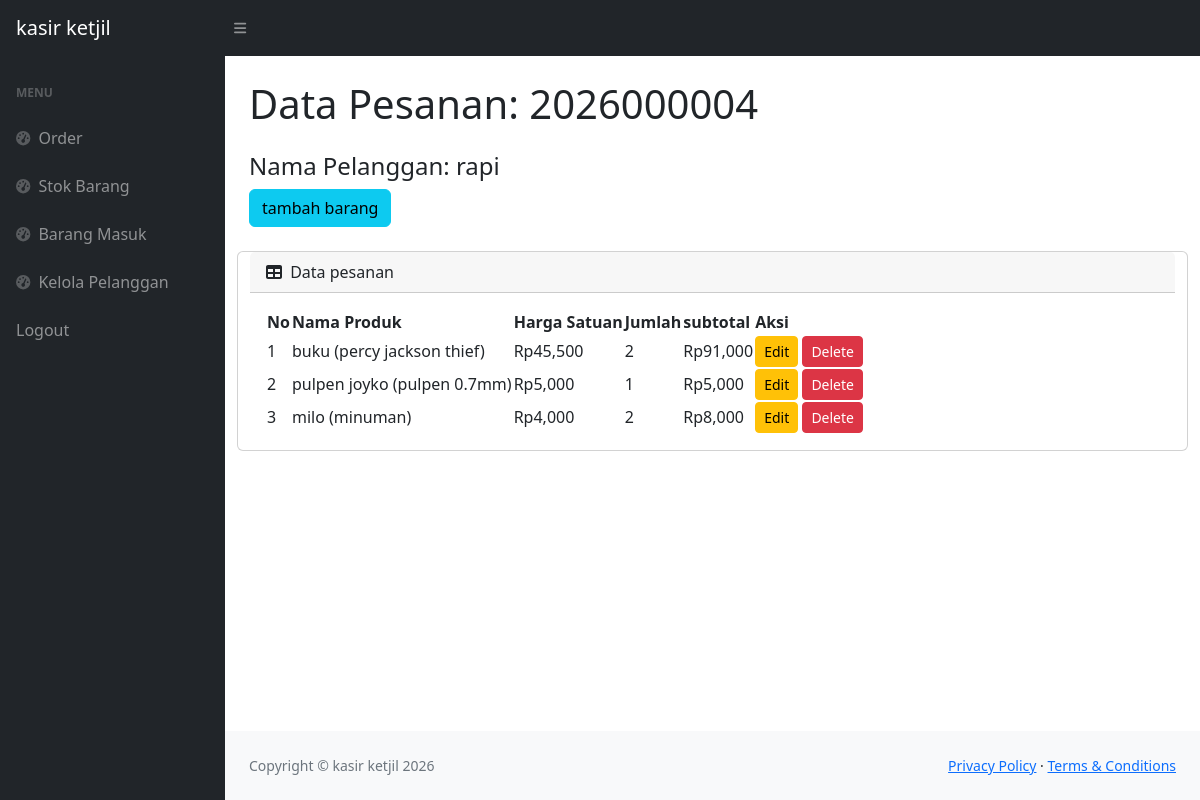
Screenshot of /view.php?idp=2026000004 (signed in) with the database file from the repository.
### tables this page shows
CREATE TABLE `pesanan` (
  `id_pesanan` int(11) NOT NULL,
  `tanggal` timestamp NOT NULL DEFAULT current_timestamp(),
  `id_pelanggan` int(11) NOT NULL
);

CREATE TABLE `pelanggan` (
  `id_pelanggan` int(11) NOT NULL,
  `nama_pelanggan` varchar(35) NOT NULL,
  `no_telp` varchar(15) NOT NULL,
  `alamat` text NOT NULL
);

CREATE TABLE `detail_pesanan` (
  `id_detail_pesanan` int(11) NOT NULL,
  `id_pesanan` int(11) NOT NULL,
  `id_produk` int(11) NOT NULL,
  `qty` int(11) NOT NULL
);

CREATE TABLE `produk` (
  `id_produk` int(11) NOT NULL,
  `nama_produk` varchar(35) NOT NULL,
  `deskripsi` varchar(35) NOT NULL,
  `harga` int(11) NOT NULL,
  `stok` int(11) NOT NULL
);

### function.php (called while the page is built, shortened)
<?php
function esc($conn, $val) {
    return mysqli_real_escape_string($conn, $val);
}
?>

### view.php (the view, shortened to what this page needs)
<?php
require 'cekLogin.php';
if(isset($_GET['idp'])){
    $idp = esc($conn, $_GET['idp']);
     $ambilnamapelanggan = mysqli_query($conn, "SELECT * FROM pesanan p, pelanggan pl WHERE p.id_pelanggan = pl.id_pelanggan AND p.id_pesanan = '$idp'");
    $np = mysqli_fetch_array($ambilnamapelanggan);
     $namapelanggan = $np['nama_pelanggan'];
} else {
 header('Location: index.php');
exit;
}
?>
<!DOCTYPE html>
<html lang="en">
     <head>
  <link href="https://cdn.jsdelivr.net/npm/simple-datatables@7.1.2/dist/style.min.css" rel="stylesheet" />
  <link href="css/styles.css" rel="stylesheet" />
 </head>
 <body class="sb-nav-fixed">
  <nav class="sb-topnav navbar navbar-expand navbar-dark bg-dark">
   <a class="navbar-brand ps-3" href="index.php">kasir ketjil</a>
   <button class="btn btn-link btn-sm order-1 order-lg-0 me-4 me-lg-0" id="sidebarToggle" href="#!"><i class="fas fa-bars"></i></button>
  </nav>
  <div id="layoutSidenav">
   <div id="layoutSidenav_nav">
    <nav class="sb-sidenav accordion sb-sidenav-dark" id="sidenavAccordion">
     <div class="sb-sidenav-menu">
      <div class="nav">
       <div class="sb-sidenav-menu-heading">Menu</div>
       <a class="nav-link" href="index.php">
        <div class="sb-nav-link-icon"><i class="fas fa-tachometer-alt"></i></div>
        Order
       </a>
       <a class="nav-link" href="stok.php">
        <div class="sb-nav-link-icon"><i class="fas fa-tachometer-alt"></i></div>
        Stok Barang
       </a>
       <a class="nav-link" href="masuk.php">
        <div class="sb-nav-link-icon"><i class="fas fa-tachometer-alt"></i></div>
        Barang Masuk
       </a>
       <a class="nav-link" href="pelanggan.php">
        <div class="sb-nav-link-icon"><i class="fas fa-tachometer-alt"></i></div>
        Kelola Pelanggan
       </a>
       <a class="nav-link" href="logout.php">
        Logout
       </a>
      </div>
     </div>
    </nav>
   </div>
   <div id="layoutSidenav_content">
    <main>
     <div class="container-fluid px-4">
      <h1 class="mt-4">Data Pesanan: <?=$idp;?></h1>
      <h4 class="mt-4">Nama Pelanggan: <?=$namapelanggan;?></h4>
       <div class="row">
       <div class="col-xl-3 col-md-6">
        <button type="button" class="btn btn-info mb-4" data-bs-toggle="modal" data-bs-target="#myModal">
         tambah barang
        </button>
       </div>
      <div class="card mb-4">
       <div class="card-header">
        <i class="fas fa-table me-1"></i>
        Data pesanan
       </div>
       <div class="card-body">
        <table id="datatablesSimple">
         <thead>
          <tr>
           <th>No</th>
           <th>Nama Produk</th>
           <th>Harga Satuan</th>
           <th>Jumlah</th>
           <th>subtotal</th>
           <th>Aksi</th>
          </tr>
         </thead>
         <tbody>
         <?php
                  $get = mysqli_query($conn, "SELECT * FROM detail_pesanan p, produk pr WHERE p.id_produk = pr.id_produk and id_pesanan='$idp'");
                  $i = 1;
                  while($pesanan = mysqli_fetch_array($get)){
                  $id_detail_pesanan = $pesanan['id_detail_pesanan'];
                  $qty = $pesanan['qty'];
                  $harga = $pesanan['harga'];
                  $nama_produk = $pesanan['nama_produk'];
                  $deskripsi = $pesanan['deskripsi'];
                  $subtotal = $qty * $harga;
                  ?>
                      <tr>
                          <td> <?=$i++;?></td>
                          <td> <?=$nama_produk;?> (<?=$deskripsi;?>)</td>
                          <td>Rp<?=number_format($harga);?></td>
                          <td><?=number_format($qty);?></td>
                          <td>Rp<?=number_format($subtotal);?></td>
                          <td>
                              <button type="button" class="btn btn-warning btn-sm" data-bs-toggle="modal" data-bs-target="#edit<?=$id_detail_pesanan;?>">Edit</button>
                              <button type="button" class="btn btn-danger btn-sm" data-bs-toggle="modal" data-bs-target="#delete<?=$id_detail_pesanan;?>">Delete</button>
                          </td>
                      </tr>
                  <?php
                  };
                  ?>
                                 </tbody>
                                 </table>
            </div>
      </div>
     </div>
    </main>
    <footer class="py-4 bg-light mt-auto">
     <div class="container-fluid px-4">
      <div class="d-flex align-items-center justify-content-between small">
       <div class="text-muted">Copyright &copy; kasir ketjil 2026</div>
       <div>
        <a href="#">Privacy Policy</a>
        &middot;
        <a href="#">Terms &amp; Conditions</a>
       </div>
      </div>
     </div>
    </footer>
   </div>
  </div>
 </body>
</html>

### rows the page displays
pesanan: id_pelanggan.nama_pelanggan "rapi"
detail_pesanan: id_produk.nama_produk "buku", id_produk.deskripsi "percy jackson thief", id_produk.harga "45,500", qty "2", qty.harga "91,000"
detail_pesanan: id_produk.nama_produk "pulpen joyko", id_produk.deskripsi "pulpen 0.7mm", id_produk.harga "5,000", qty "1", qty.harga "5,000"
detail_pesanan: id_produk.nama_produk "milo", id_produk.deskripsi "minuman", id_produk.harga "4,000", qty "2", qty.harga "8,000"

### other values shown
$idp "2026000004"
